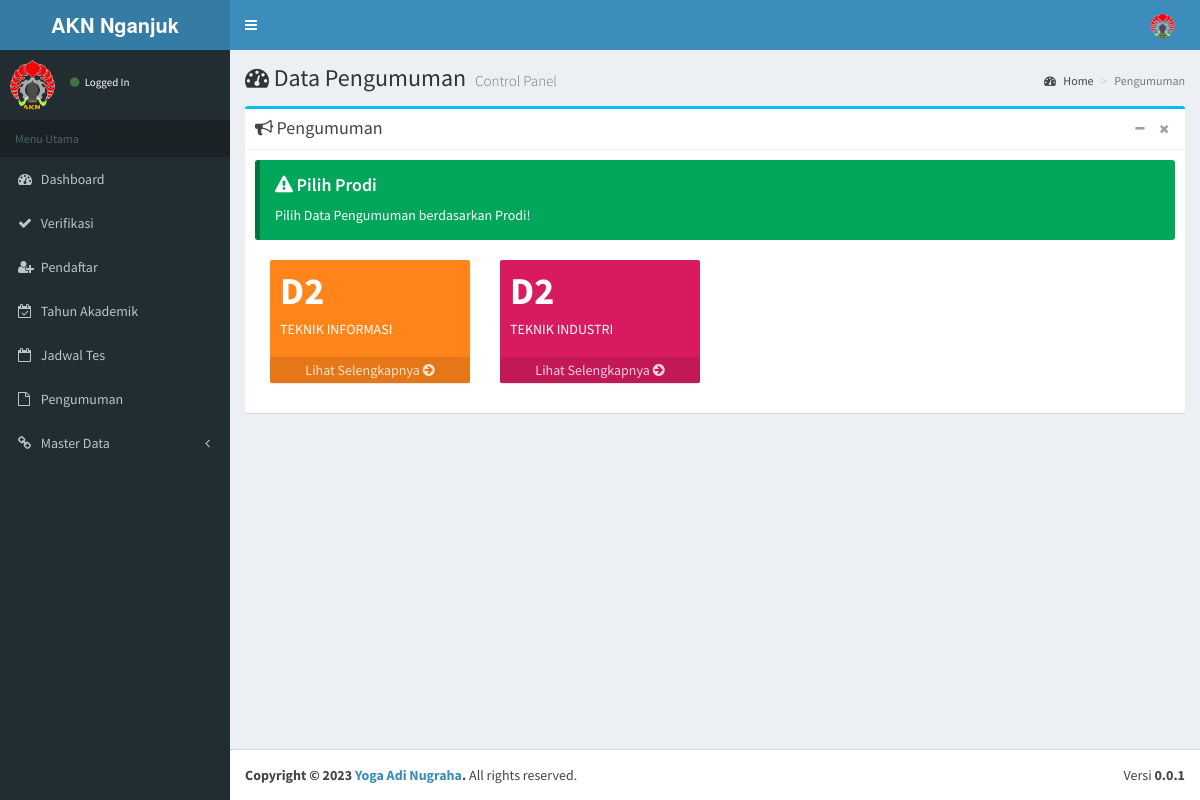
/index.php/administrator/pengumuman, run on the app's committed database.
### tables this page shows
CREATE TABLE `prodi` (
  `kode_prodi` varchar(10) NOT NULL,
  `nama_prodi` varchar(40) NOT NULL,
  `kuota` int(3) NOT NULL,
  `created_at` datetime NOT NULL,
  `jenjang_id` int(11) NOT NULL
);

CREATE TABLE `jenjang` (
  `kode_jenjang` int(11) NOT NULL,
  `jenjang` varchar(5) NOT NULL,
  `created_at` datetime NOT NULL
);

### application/controllers/administrator/Pengumuman.php (called while the page is built, shortened)
<?php if ( ! defined('BASEPATH')) exit('No direct script access allowed');
class Pengumuman extends CI_Controller {
	public function index()
	{
		$d['prodi']=$this->model_app->get_prodi();
		$d['content']=$this->load->view('admin/pengumuman/view', $d, TRUE);
		$this->load->view('admin/home', $d);
	}
}

### index.php (called while the page is built, shortened)
<?php
require_once BASEPATH.'core/CodeIgniter.php';

### application/models/model_app.php (called while the page is built, shortened)
<?php if ( ! defined('BASEPATH')) exit('No direct script access allowed');
class model_app extends CI_Model {
	public function get_prodi()
	{
		$this->db->select('*');
		$this->db->from('prodi');
		$this->db->join('jenjang', 'jenjang.kode_jenjang = prodi.jenjang_id');
		$query = $this->db->get();
        if ($query) {
        	return $query->result();
        }else{
        	return false;
        }
	}
}

### application/views/admin/pengumuman/view.php (the view, shortened to what this page needs)
<?php $color=array('bg-teal','bg-info','bg-red','bg-success','bg-maroon','bg-navy','bg-purple','bg-orange');
 ?>
    <section class="content-header">
      <h1><i class="fa fa-dashboard"></i>
        Data Pengumuman
        <small>Control Panel</small>
      </h1>
      <ol class="breadcrumb">
        <li><a href="<?=base_url('administrator/main') ?>"><i class="fa fa-dashboard"></i> Home</a></li>
        <li class="active">Pengumuman</li>
      </ol>
    </section>
    <section class="content">
      <div class="row">
        <div class="col-md-12">
          <div class="box box-info">
            <div class="box-header with-border">
              <h3 class="box-title"><i class="fa fa-bullhorn"></i> Pengumuman</h3>
              <div class="box-tools pull-right">
                <button type="button" class="btn btn-box-tool" data-widget="collapse"><i class="fa fa-minus"></i>
                </button>
                <button type="button" class="btn btn-box-tool" data-widget="remove"><i class="fa fa-times"></i></button>
              </div>
            </div>
            <div class="box-body">
              <div class="callout callout-success">
                <h4><i class="fa fa-warning"></i> Pilih Prodi</h4>
                <p>Pilih Data Pengumuman berdasarkan Prodi!</p>
              </div>
              <?php foreach ($prodi as $value): ?>
                  <div class="col-md-3">
                  <div class="small-box <?php  echo $color[array_rand($color)]; ?>">
                    <div class="inner">
                      <h3><?=$value->jenjang ?></h3>
                      <h5><?=$value->nama_prodi ?></h5>
                    </div>
                    <a href="<?=base_url('administrator/pengumuman/prodi/'.$value->kode_prodi.'') ?>" class="small-box-footer">Lihat Selengkapnya <i class="fa fa-arrow-circle-right"></i></a>
                  </div>
                </div>
              <?php endforeach ?>
            </div>
          </div>
        </div>
      </div>
    </section>

### data on the page
prodi: jenjang.jenjang "D2", nama_prodi "TEKNIK INFORMASI"
prodi: jenjang.jenjang "D2", nama_prodi "TEKNIK INDUSTRI"
